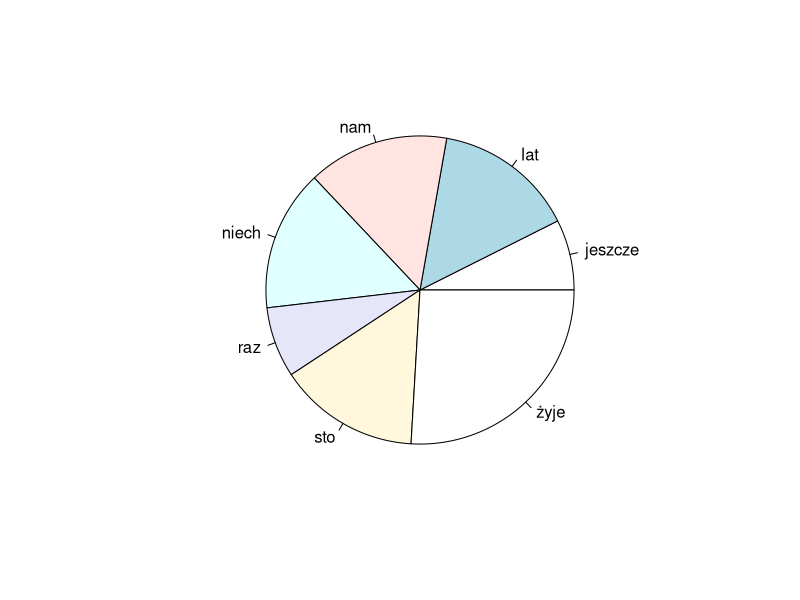
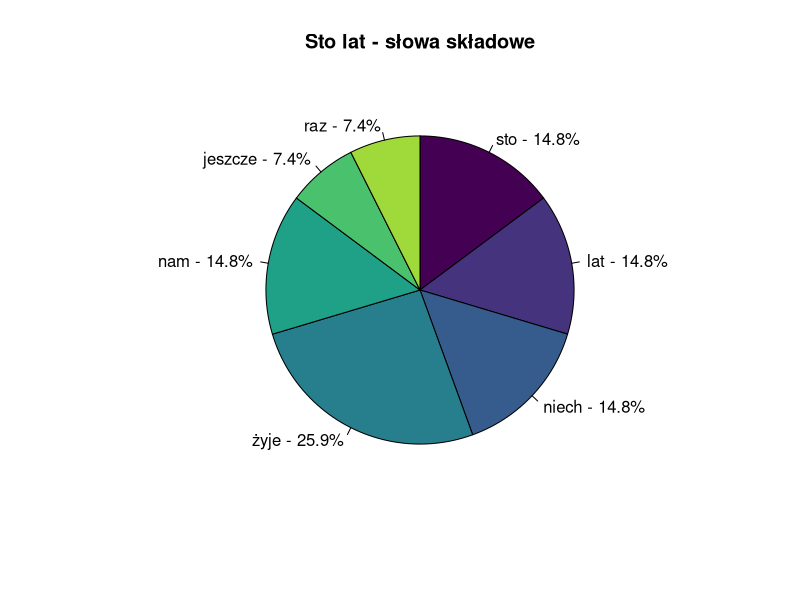

R code for these plots, in order:
lyr <- "Sto lat, sto lat,
Niech żyje, żyje nam.
Sto lat, sto lat,
Niech żyje, żyje nam,
Jeszcze raz, jeszcze raz, niech żyje, żyje nam,
Niech żyje nam"

words <- tolower(unlist(stringr::str_split(lyr, "[[:space:][:punct:]]+")))
words
pie(table(words))

mainwords <- c("sto", "lat", "niech", "żyje", "nam", "jeszcze","raz")
words2<- words
words2[!(words %in% mainwords)]<-"inne słowa"
words_levels <-c(mainwords, "inne słowa")
words_levels <-c(mainwords)
words3<-factor(words2, level = words_levels)
pie(table(words3), 
    clockwise=TRUE, 
    col= viridis::viridis(length(mainwords)+1), 
    #    main="Lyrical composition\nof Let It Be", 
    # main="Występowanie poszczególnych słów\n w Let It Be zespołu The Beatles" 
     main="Sto lat - słowa składowe", 
    labels=paste(levels(words3),'-', paste0(round(table(words3)/sum(table(words3))*100,1),'%')))


# library(ggplot2)
# ggplot(data = as.data.frame(table(words3)), aes(x="", y=Freq, fill=words3)) + 
#   geom_bar(width = 1, stat = "identity", color = "white") +
#   coord_polar("y", start = 0)


